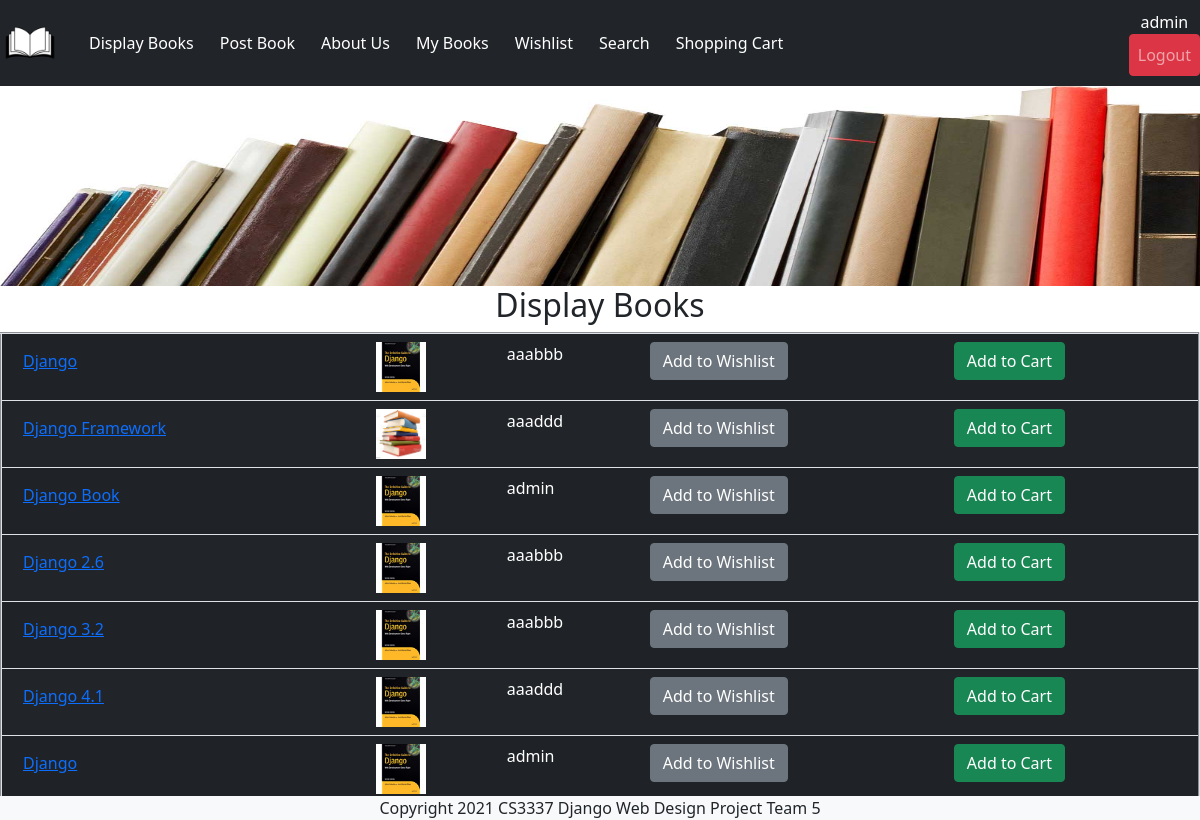
The page /displaybooks (signed in) on the database its author committed.
### bookMng/models.py (models this page shows, shortened)
class MainMenu(models.Model):
    item = models.CharField(max_length=200, unique=True)
    link = models.CharField(max_length=200, unique=True)

class Book(models.Model):
    name = models.CharField(max_length=200)
    web = models.URLField(max_length=200)
    price = models.DecimalField(decimal_places=2, max_digits=6)
    publishdate = models.DateField(auto_now=True)
    picture = models.FileField(upload_to='bookEx/static/uploads')
    pic_path = models.CharField(max_length=300, editable=False, blank=True)
    username = models.ForeignKey(User, blank=True, null=True, on_delete=models.CASCADE)

### bookMng/views.py (the view)
# urls.py: path('displaybooks', views.displaybooks, name='displaybooks'),
@login_required(login_url=reverse_lazy('login'))
def displaybooks(request):
    books = Book.objects.all()
    for b in books:
        b.pic_path = b.picture.url[14:]
    return render(request,
                  'bookMng/displaybooks.html',
                  {
                      'item_list': MainMenu.objects.all(),
                      'books': books,
                  }
                  )

### bookEx/templates/bookMng/displaybooks.html
{% extends "base.html" %}
{% load static %}
{% block sidenav %}
   {% for item in item_list %}
          <a class="nav-item btn btn-dark" href="{{ item.link }}"> {{ item.item }}</a>
   {% endfor %}
{% endblock sidenav %}
{% block content %}
   <h2 align="center"> Display Books </h2>
   <table class="table table-striped bg-dark text-white" align="center" border="2" width="600">
    {% for book in books %}
       <tr>
           <td>
              <a class="btn btn-link" href="book_detail/{{ book.id }}"> {{ book.name }} </a>
           </td>
           <td>
               <img src="{% static book.pic_path %}" width="50" height="50">
           </td>
           <td class="text-white">
               {{ book.username }}
           </td>
           <td>
               <a class="btn btn-secondary" href="wishlist_add/{{ book.id }}">Add to Wishlist</a>
           </td>
           <td>
               <a class="btn btn-success" href="shoppingcart_add/{{ book.id }}">Add to Cart</a>
           </td>
       </tr>
    {% endfor %}
   </table>
{% endblock content%}

### bookEx/templates/base.html (shortened to what this page needs)
{% load static %}
<!DOCTYPE html>
<html lang="en">
<head>
    <link href="https://cdn.jsdelivr.net/npm/bootstrap@5.1.3/dist/css/bootstrap.min.css" rel="stylesheet">
</head>
<body>
<div>
    <header>
        <div id="logo">
            <nav class="navbar navbar-expand-lg navbar-dark bg-dark">
                <div class="navbar-collapse collapse w-100 dual-collapse2 order-1 order-md-0" id="navbarToggleExternalContent">
                    <a class="navbar-brand" href="/"> <img src="{% static 'logo.png' %}" width="60" height="60" alt="" /></a>
                        <ul class="navbar-nav ml-auto text-center">
                        {% block sidenav %}{% endblock sidenav %}
                        </ul>
                </div>
                    <div class="navbar-collapse collapse w-20 dual-collapse2 order-2 order-md-2">
                        <ul class="navbar-nav mr-auto text-center">
                        {% if user.is_authenticated %}
                            <li class="nav-item text-white">
                            {{ user.username }}
                            <a class="nav-link btn btn-danger my-2 my-sm-0" href="{% url 'logout' %}?next=/">Logout</a>
                            </li>
                            {% else %}
                            <li class="nav-item">
                             Not logged in
                            <a class="nav-link btn btn-primary my-2 my-sm-0" href="{% url 'login' %}?next=/">Login</a>
                            </li>
                            {% endif %}
                        </ul>
                    </div>
            </nav>
        </div>
        <div id="topbanner">
            <img src="{% static 'bannerTop.jpg' %}" class="w-100" height="200" alt="" />
        </div>
    </header>
    <section id="main">
        {% block content %}{% endblock content %}
    </section>
    <footer id="footer" class="footer fixed-bottom bg-light text-center">
        Copyright 2021 CS3337 Django Web Design Project Team 5
    </footer>
</div>
</body>
</html>

### rows shown on the page
MainMenu: item "Display Books"
MainMenu: item "Post Book"
MainMenu: item "About Us"
MainMenu: item "My Books"
MainMenu: item "Wishlist"
MainMenu: item "Search"
MainMenu: item "Shopping Cart"
Book: name "Django", username "aaabbb"
Book: name "Django Framework", username "aaaddd"
Book: name "Django Book", username "admin"
Book: name "Django 2.6", username "aaabbb"
Book: name "Django 3.2", username "aaabbb"
Book: name "Django 4.1", username "aaaddd"
Book: name "Django", username "admin"

### other values the page prints
{{ user.username }} "admin"
